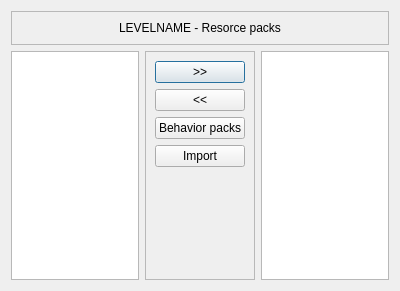
<?xml version="1.0" encoding="UTF-8"?>
<ui version="4.0">
 <class>Dialog</class>
 <widget class="QDialog" name="Dialog">
  <property name="geometry">
   <rect>
    <x>0</x>
    <y>0</y>
    <width>400</width>
    <height>291</height>
   </rect>
  </property>
  <property name="windowTitle">
   <string>Dialog</string>
  </property>
  <layout class="QGridLayout" name="gridLayout" rowstretch="1,8" columnstretch="4,1,4">
   <item row="1" column="1">
    <widget class="QFrame" name="frame_2">
     <property name="frameShape">
      <enum>QFrame::StyledPanel</enum>
     </property>
     <property name="frameShadow">
      <enum>QFrame::Raised</enum>
     </property>
     <layout class="QVBoxLayout" name="verticalLayout">
      <item>
       <widget class="QPushButton" name="apply">
        <property name="text">
         <string>&gt;&gt;</string>
        </property>
       </widget>
      </item>
      <item>
       <widget class="QPushButton" name="discard">
        <property name="text">
         <string>&lt;&lt;</string>
        </property>
       </widget>
      </item>
      <item>
       <widget class="QPushButton" name="changetype">
        <property name="text">
         <string>Behavior packs</string>
        </property>
       </widget>
      </item>
      <item>
       <widget class="QPushButton" name="Import">
        <property name="text">
         <string>Import</string>
        </property>
       </widget>
      </item>
      <item>
       <spacer name="verticalSpacer">
        <property name="orientation">
         <enum>Qt::Vertical</enum>
        </property>
        <property name="sizeHint" stdset="0">
         <size>
          <width>20</width>
          <height>40</height>
         </size>
        </property>
       </spacer>
      </item>
     </layout>
    </widget>
   </item>
   <item row="0" column="0" colspan="3">
    <widget class="QFrame" name="frame">
     <property name="frameShape">
      <enum>QFrame::StyledPanel</enum>
     </property>
     <property name="frameShadow">
      <enum>QFrame::Raised</enum>
     </property>
     <layout class="QHBoxLayout" name="horizontalLayout">
      <item>
       <widget class="QLabel" name="hint">
        <property name="text">
         <string>LEVELNAME - Resorce packs</string>
        </property>
        <property name="alignment">
         <set>Qt::AlignCenter</set>
        </property>
       </widget>
      </item>
     </layout>
    </widget>
   </item>
   <item row="1" column="0">
    <widget class="QListWidget" name="globalPacks"/>
   </item>
   <item row="1" column="2">
    <widget class="QListWidget" name="worldPacks"/>
   </item>
  </layout>
 </widget>
 <resources/>
 <connections/>
</ui>
